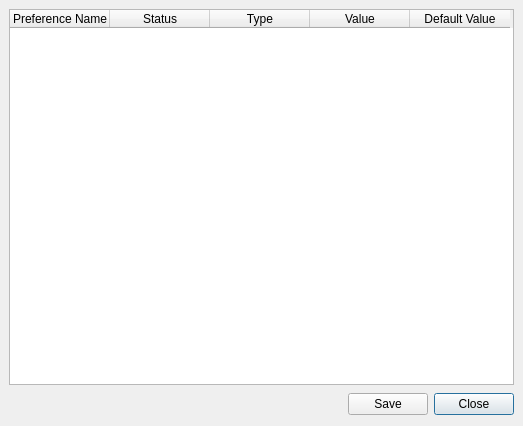
<ui version="4.0" >
 <author></author>
 <comment></comment>
 <exportmacro></exportmacro>
 <class>AdvancedConfigWindow</class>
 <widget class="QDialog" name="AdvancedConfigWindow" >
  <property name="geometry" >
   <rect>
    <x>0</x>
    <y>0</y>
    <width>523</width>
    <height>426</height>
   </rect>
  </property>
  <property name="windowTitle" >
   <string>WengoPhone - Advanced Configuration</string>
  </property>
  <layout class="QGridLayout" >
   <property name="margin" >
    <number>9</number>
   </property>
   <property name="spacing" >
    <number>6</number>
   </property>
   <item row="0" column="0" >
    <widget class="QTableWidget" name="tableWidget" >
     <property name="selectionBehavior" >
      <enum>QAbstractItemView::SelectRows</enum>
     </property>
     <column>
      <property name="text" >
       <string>Preference Name</string>
      </property>
     </column>
     <column>
      <property name="text" >
       <string>Status</string>
      </property>
     </column>
     <column>
      <property name="text" >
       <string>Type</string>
      </property>
     </column>
     <column>
      <property name="text" >
       <string>Value</string>
      </property>
     </column>
     <column>
      <property name="text" >
       <string>Default Value</string>
      </property>
     </column>
    </widget>
   </item>
   <item row="1" column="0" >
    <layout class="QGridLayout" >
     <property name="margin" >
      <number>0</number>
     </property>
     <property name="spacing" >
      <number>6</number>
     </property>
     <item row="0" column="0" >
      <spacer>
       <property name="orientation" >
        <enum>Qt::Horizontal</enum>
       </property>
       <property name="sizeHint" >
        <size>
         <width>251</width>
         <height>26</height>
        </size>
       </property>
      </spacer>
     </item>
     <item row="0" column="2" >
      <widget class="QPushButton" name="closeButton" >
       <property name="text" >
        <string>Close</string>
       </property>
      </widget>
     </item>
     <item row="0" column="1" >
      <widget class="QPushButton" name="saveButton" >
       <property name="text" >
        <string>Save</string>
       </property>
      </widget>
     </item>
    </layout>
   </item>
  </layout>
 </widget>
 <pixmapfunction></pixmapfunction>
 <resources>
  <include location="../wengophone.qrc" />
 </resources>
 <connections>
  <connection>
   <sender>closeButton</sender>
   <signal>clicked()</signal>
   <receiver>AdvancedConfigWindow</receiver>
   <slot>reject()</slot>
   <hints>
    <hint type="sourcelabel" >
     <x>416</x>
     <y>463</y>
    </hint>
    <hint type="destinationlabel" >
     <x>237</x>
     <y>455</y>
    </hint>
   </hints>
  </connection>
  <connection>
   <sender>saveButton</sender>
   <signal>clicked()</signal>
   <receiver>AdvancedConfigWindow</receiver>
   <slot>accept()</slot>
   <hints>
    <hint type="sourcelabel" >
     <x>330</x>
     <y>466</y>
    </hint>
    <hint type="destinationlabel" >
     <x>136</x>
     <y>458</y>
    </hint>
   </hints>
  </connection>
 </connections>
</ui>
